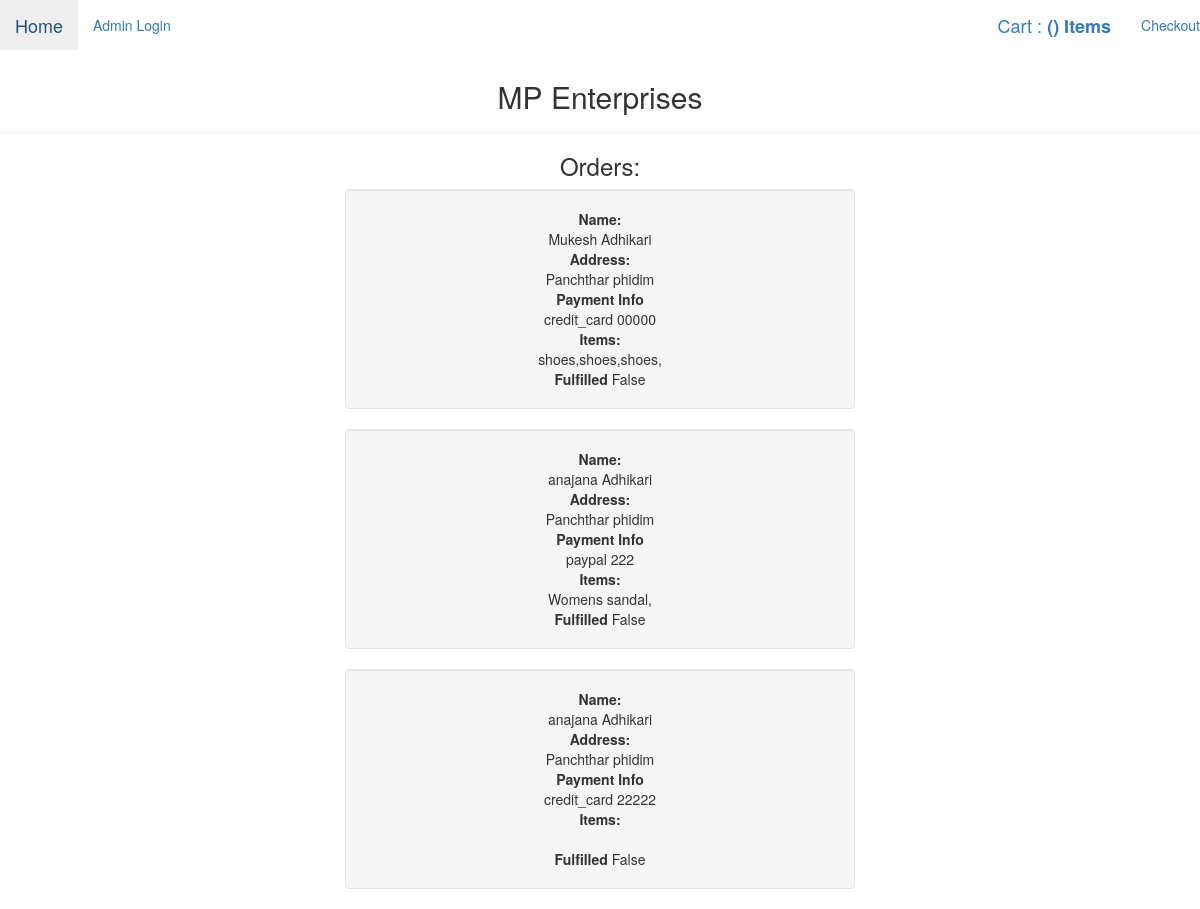
Screenshot of /admin_panel/ (signed in) with the database file from the repository.
### store/models.py (models this page shows)
class Order(models.Model):
    first_name =models.CharField(max_length=400)
    last_name = models.CharField(max_length=400)
    address = models.CharField(max_length=600)
    city = models.CharField(max_length=400)
    payment_method = models.CharField(max_length=400)
    payment_data = models.CharField(max_length=400)
    items = models.TextField()
    fulfilled = models.BooleanField()

### store/views.py (the view)
# urls.py: path('admin_panel/',views.adminDashboard,name='admin_panel'),
@login_required
def adminDashboard(request):
    orders = Order.objects.all()
    ctx = {'orders': orders}
    return render(request,'store/admin_panel.html',ctx)

### store/templates/store/admin_panel.html (shortened to what this page needs)
<html>
<head>
    <link href="http://maxcdn.bootstrapcdn.com/bootstrap/3.2.0/css/bootstrap.min.css" rel="stylesheet">
</head>
<body>
    <nav class=" " navbar navbar-default navbar-fixed-top">
        <ul class="nav navbar-nav navbar-left">
            <li><a class="navbar-brand" href="/">Home</a></li>
            <li><a href="/admin_login/">Admin Login</a></li>
        </ul>
        <ul class="nav navbar-nav navbar-right">
            <li><a class="navbar-brand" href="/cart/">Cart : <b>({{cart_size}}) Items</b></a></li>
            <li><a href="/cart/checkout">Checkout</a></li>
        </ul>
    </nav>
    <br>
    <br>
    <div class="page-header" style="text-align: center">
        <h2>MP Enterprises</h2>
    </div>
    <h3 style="text-align:center">Orders:</h3>
    <div class="container centerdv">
        {% for order in orders %}
        <div class="well">
            <b>Name:</b>
            <br>
            {{order.first_name}} {{order.last_name}}
            <br>
            <b> Address:</b>
            <br>
            {{order.address}} {{order.city}}
            <br>
            <b> Payment Info</b>
            <br>
            {{order.payment_method}} {{order.payment_data}}
            <br>
            <b> Items: </b>
            <br>
            {{order.items}}
            <br>
            <b> Fulfilled </b>
            {{order.fulfilled}}
        </div>
        {% endfor %}
    </div>
</body>
</html>

### store/templates/store/admin_panel.html (style rules this page uses)
.centerdv { width: 45%; margin-left: auto; margin-right: auto; text-align: center; }

### rows the page displays
Order: first_name "Mukesh", last_name "Adhikari", address "Panchthar", city "phidim", payment_method "credit_card", payment_data "00000", items "shoes,shoes,shoes,", fulfilled "False"
Order: first_name "anajana", last_name "Adhikari", address "Panchthar", city "phidim", payment_method "paypal", payment_data "222", items "Womens sandal,", fulfilled "False"
Order: first_name "anajana", last_name "Adhikari", address "Panchthar", city "phidim", payment_method "credit_card", payment_data "22222", fulfilled "False"
